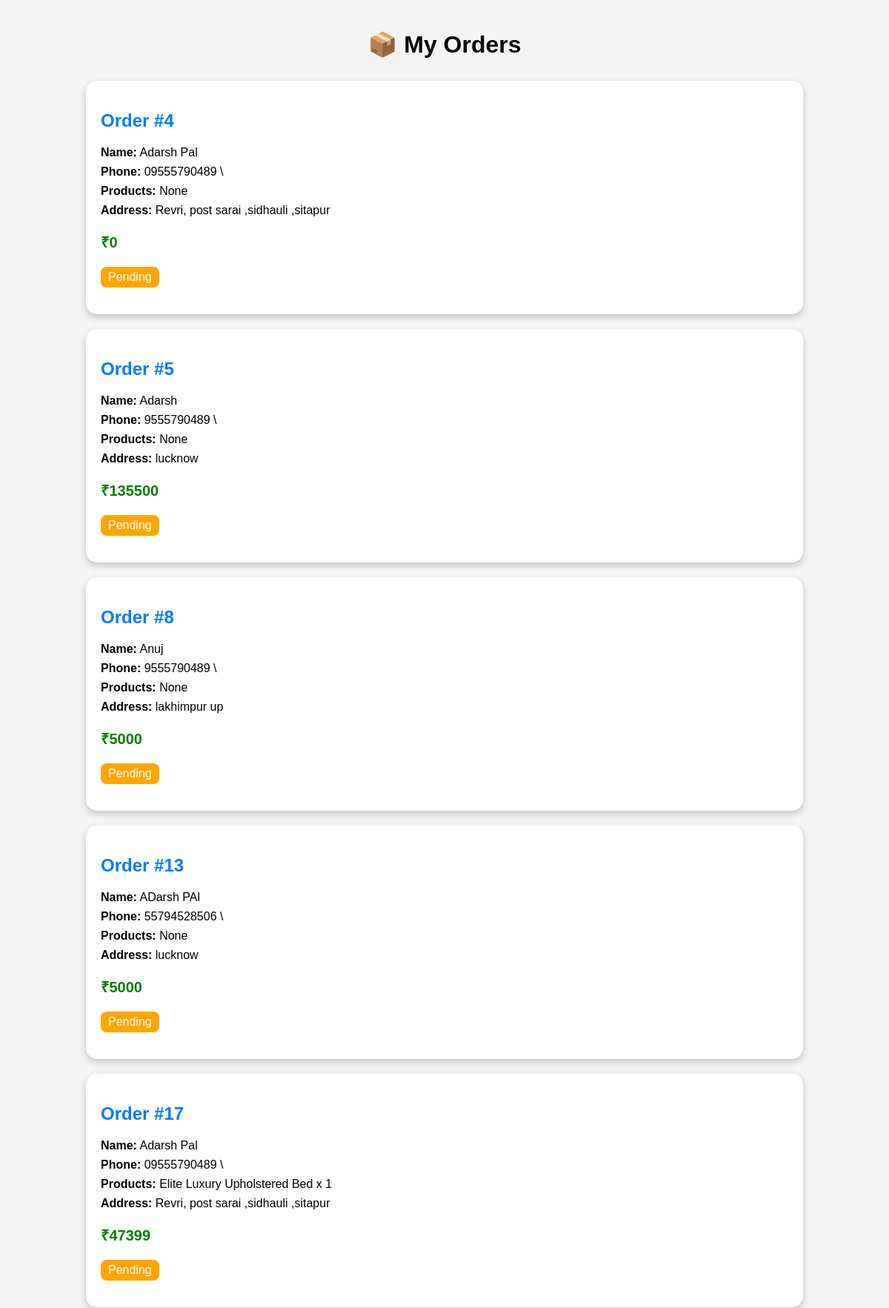
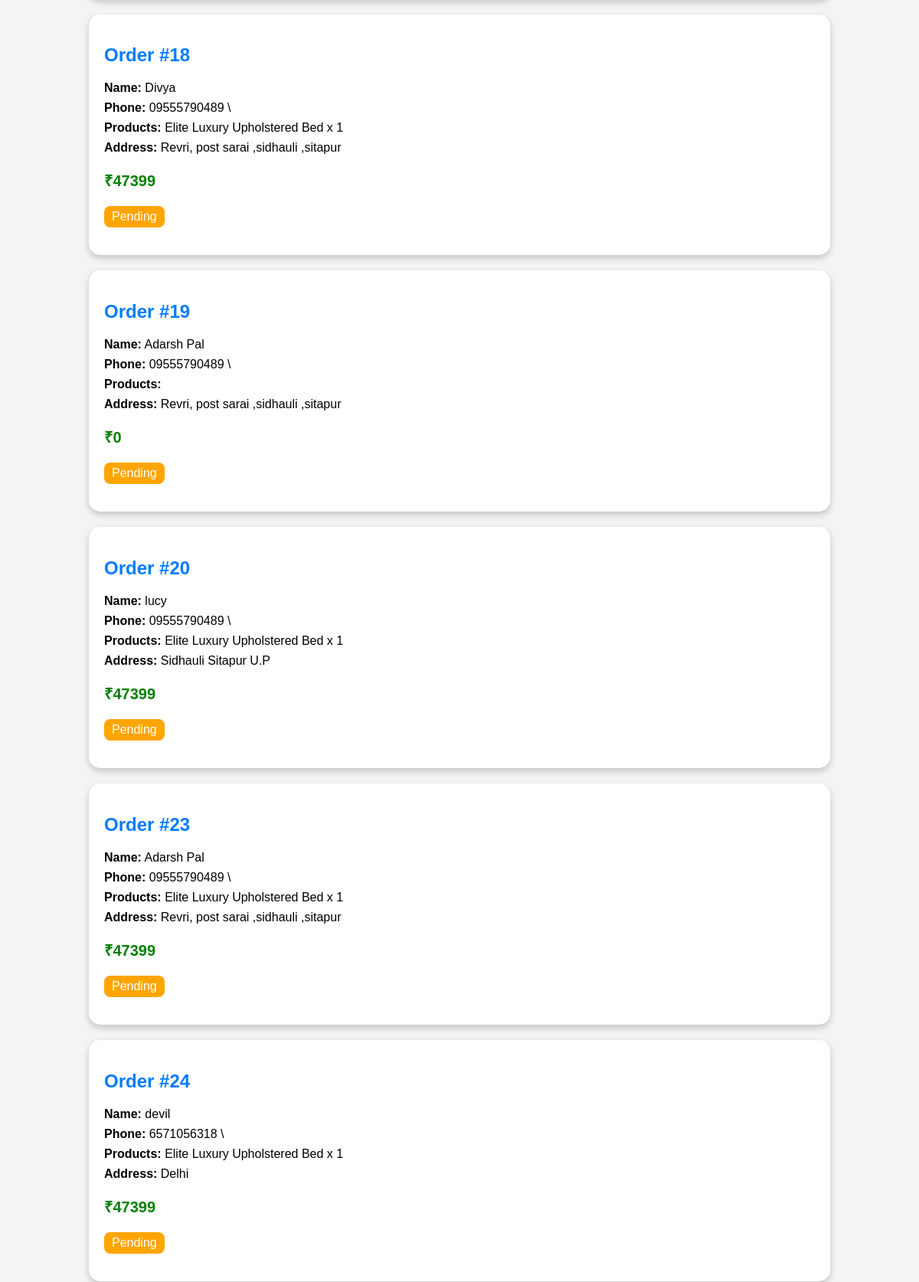
Page /myorders/ (upper part) on the committed database (2 pictures, top to bottom).
### store/models.py (models this page shows, shortened)
class Order(models.Model):
    name = models.CharField(max_length=100)
    product = models.TextField(
        null=True,
        blank=True
    )
    address = models.TextField()
    phone = models.CharField(
        max_length=15
    )
    total_price = models.IntegerField()
    created_at = models.DateTimeField(
        auto_now_add=True,
        null=True
    )

### store/views.py (the view)
# urls.py: path('myorders/', views.my_orders, name='my_orders'),
def my_orders(request):
    orders = Order.objects.all()
    return render(
        request,
        "my_orders.html",
        {
            "orders": orders
        }
    )

### store/templates/my_orders.html (shortened to what this page needs)
<!DOCTYPE html>
<html>
<head>
</head>
<body>
<h1>📦 My Orders</h1>
<div class="order-container">
{% for order in orders %}
<div class="order-card">
<h2>Order #{{order.id}}</h2>
<p class="info">
<strong>Name:</strong>
{{order.name}}
</p>
<p class="info">
<strong>Phone:</strong>
{{order.phone}}                  \
</p>
<p class="info">
<strong>Products:</strong>
{{order.product}}
</p>
<p class="info">
<strong>Address:</strong>
{{order.address}}
</p>
<p class="price">
₹{{order.total_price}}
</p>
<p>
<span class="status">
Pending
</span>
</p>
</div>
{% empty %}
<h2 style="text-align:center;">
No Orders Found
</h2>
{% endfor %}
</div>
</body>
</html>

### store/templates/my_orders.html (style rules this page uses)
body { font-family:Arial,sans-serif; background:#f4f4f4; margin:0; padding:20px; }
h1 { text-align:center; margin-bottom:30px; }
.order-container { display:flex; flex-direction:column; gap:20px; }
.order-card { width:80%; margin:auto; background:white; padding:20px; border-radius:15px; box-shadow:0px 4px 10px rgba(0,0,0,0.2); }
.order-card h2 { color:#007bff; }
.info { margin:8px 0; }
.price { color:green; font-weight:bold; font-size:20px; }
.status { display:inline-block; background:orange; color:white; padding:5px 10px; border-radius:8px; }

### rows in the picture
Order: id "4", name "Adarsh Pal", phone "09555790489", product "None", address "Revri, post sarai ,sidhauli ,sitapur", total_price "0"
Order: id "5", name "Adarsh", phone "9555790489", product "None", address "lucknow", total_price "135500"
Order: id "8", name "Anuj", phone "9555790489", product "None", address "lakhimpur up", total_price "5000"
Order: id "13", name "ADarsh PAl", phone "55794528506", product "None", address "lucknow", total_price "5000"
Order: id "17", name "Adarsh Pal", phone "09555790489", product "Elite Luxury Upholstered Bed x 1", address "Revri, post sarai ,sidhauli ,sitapur", total_price "47399"
Order: id "18", name "Divya", phone "09555790489", product "Elite Luxury Upholstered Bed x 1", address "Revri, post sarai ,sidhauli ,sitapur", total_price "47399"
Order: id "19", name "Adarsh Pal", phone "09555790489", address "Revri, post sarai ,sidhauli ,sitapur", total_price "0"
Order: id "20", name "lucy", phone "09555790489", product "Elite Luxury Upholstered Bed x 1", address "Sidhauli Sitapur U.P", total_price "47399"
Order: id "23", name "Adarsh Pal", phone "09555790489", product "Elite Luxury Upholstered Bed x 1", address "Revri, post sarai ,sidhauli ,sitapur", total_price "47399"
Order: id "24", name "devil", phone "6571056318", product "Elite Luxury Upholstered Bed x 1", address "Delhi", total_price "47399"
